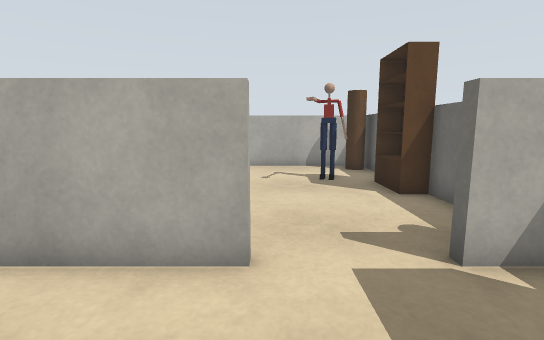
[1] (above)

14 first-person views from a walk through a robot-simulator world made for Gazebo. The camera is 0.9 m above the floor, tilts 8° down and sees 85° across. The floor is counted in squares, 0.5 m on a side. Each view is taken from the middle of a square. On the plan, view 1 faces up. The plan holds only what a view shows up to about 16 squares ahead; the rest is blank.

[2]
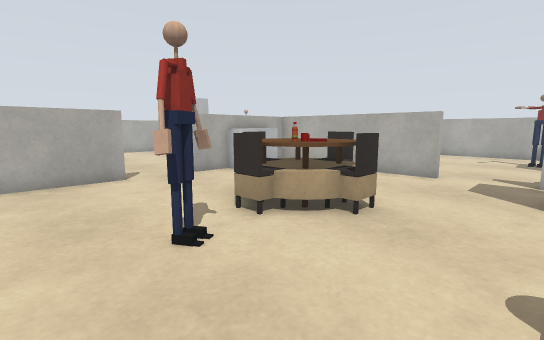

[3]
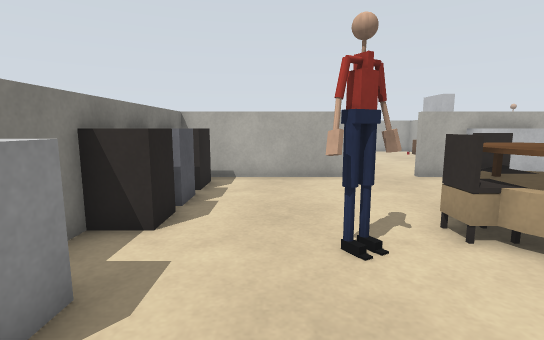

[4]
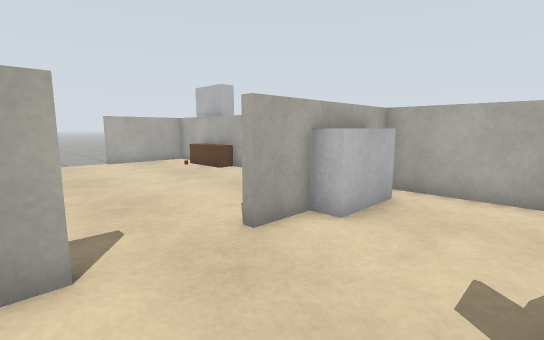

[5]
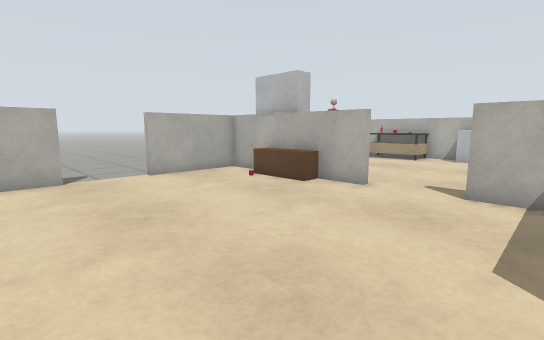

[6]
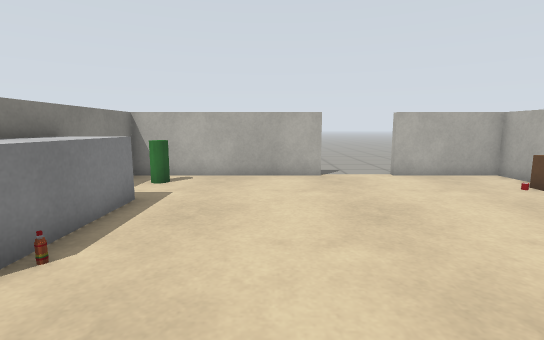

[7]
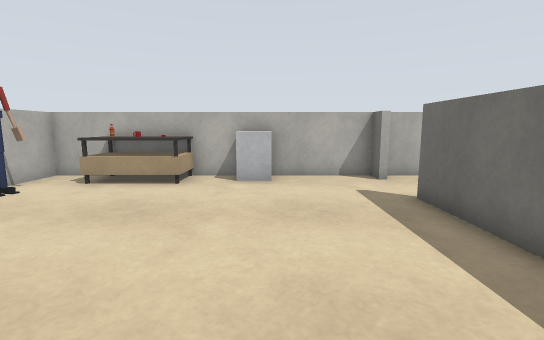

[8]
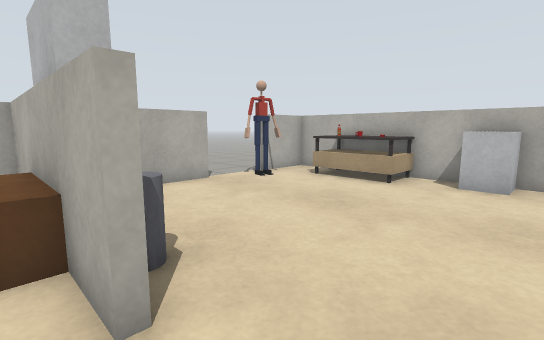

[9]
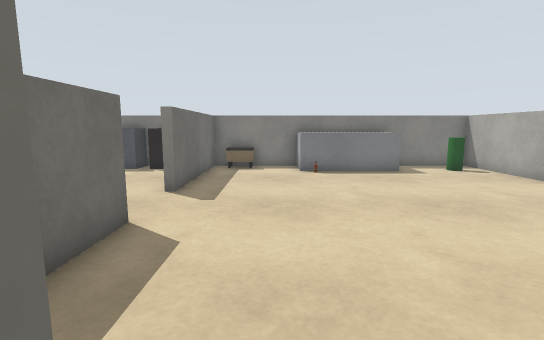

[10]
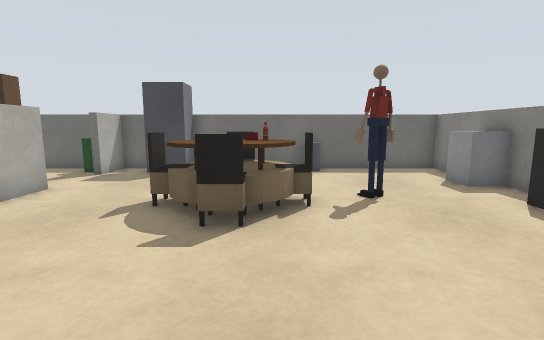

[11]
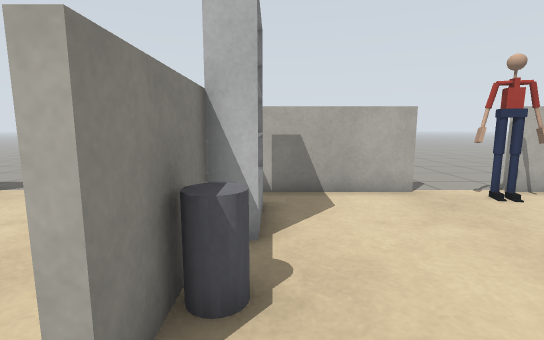

[12]
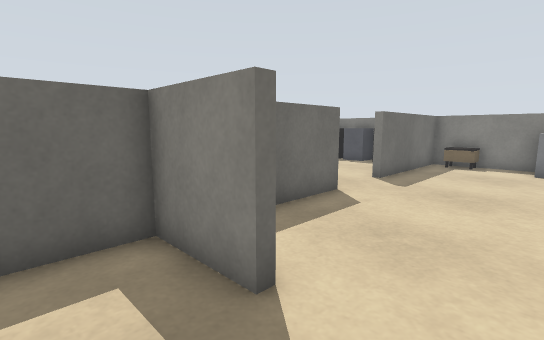

[13]
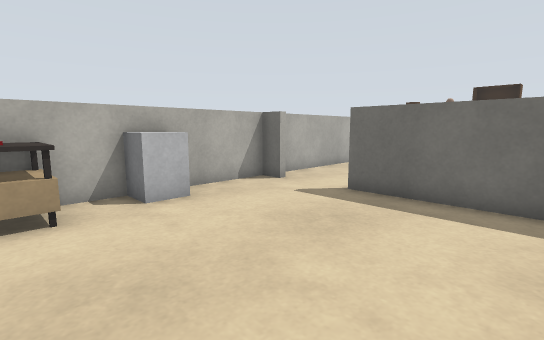

[14]
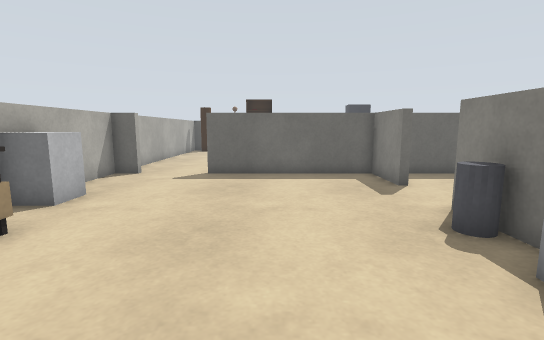

### Floor plan
Points are (right, up) in squares from view 1. A wall is a line through its corners. A room is listed if a view was taken in it or the views show most of it. See-through windows are left out.
Room 1 (views 1, 2, 3, 4, 5, 6, 7, 8, 9, 10, 11, 12, 13, 14)
walls: (-8.2, -1.6) (-8.2, 0.6); (-7.9, 0.5) (-7.9, -1.6); (-7.9, -4.2) (-7.9, -10.3); (-9.2, 3.7) (-10.8, 3.7); (-10.8, 4) (-7.9, 4) (-7.9, 2.4); (-13.5, 3.7) (-16.5, 3.7); (-16.5, 4) (-13.5, 4); (-11.6, -10.3) (-10.5, -10.3); (-8.2, -10.3) (-8.2, -4.2); (-18.4, 3.7) (-20.3, 3.7) (-20.3, -0.4); (-20.3, -3) (-20.3, -10.3) (-16.4, -10.3); (-0.2, 3.7) (-8.2, 3.7) (-8.2, 10.6); (-1.5, -10.3) (-0.5, -10.3); (3.4, 3.7) (2.5, 3.7); (-8.2, 13.2) (-8.2, 14.3) (-11.4, 14.3); (-20.3, 9) (-20.3, 4.8); (4.3, -4.4) (4.3, 0.5); (1.4, -10.3) (4.3, -10.3) (4.3, -5.4); (4.3, 2.6) (4.3, 3.7); (-13.6, 14.3) (-14.4, 14.3); (-18.4, 14.3) (-20.3, 14.3) (-20.3, 11.9)
ways out: opening at (-21, -2); opening at (-21, 10); opening at (-8, 12); opening at (1, 4)
objects: person (-20, 10) to (-19, 12); green cylinder (-19, -9); shelf (-19, 4) to (-17, 5); other object (-18, 2); TV cabinet (-18, 3) to (-16, 3); table (-18, 13) to (-15, 14); grey box (-16, -10) to (-12, -9); bin (-15, 4) to (-15, 5); other object (-13, -8); white box (-13, 13) to (-12, 14); coffee table (-10, -10) to (-9, -10); cabinet (-8, 1) to (-7, 2); counter (-7, -10) to (-6, -9); grey box (-5, -10) to (-4, -9); brown box (-3, -10) to (-2, -9); table (-3, -3) to (-1, -1); chair (-3, -2); person (-2, -6) to (-1, -5); chair (-2, -4); chair (-2, -1) to (-2, 0); white box (0, -10) to (1, -9); chair (0, -2); fridge (3, 1) to (4, 2)

Positions as (right, up) in squares from view 1, and headings:
1: (0, 0), facing up
2: (3, -8), facing up-left
3: (3, -7), facing left
4: (-4, -5), facing up-left
5: (-9, -5), facing up-left
6: (-9, -5), facing left
7: (-12, 3), facing up
8: (-11, 3), facing up-left
9: (-11, 4), facing down
10: (-9, -3), facing right
11: (-12, 5), facing left
12: (-13, 6), facing down-right
13: (-16, 6), facing up-right
14: (-20, 8), facing right
